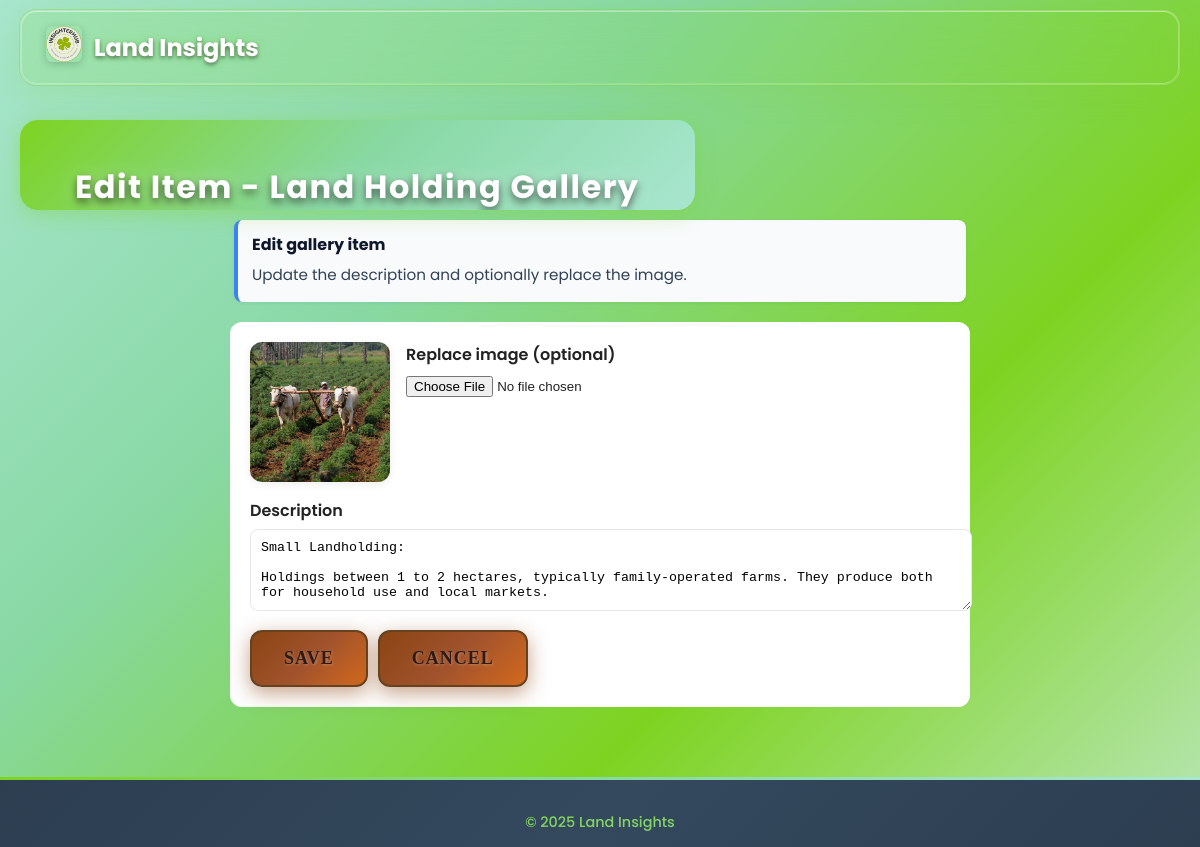
Page /holding/gallery/3/edit/ (signed in) on the committed database.
### core/models.py (models this page shows, shortened)
class GalleryItem(models.Model):
    CATEGORY_CHOICES = [
        ("holding", "Land Holding"),
        ("irrigation", "Irrigation"),
        ("cropping", "Cropping"),
    ]
    category = models.CharField(max_length=20, choices=CATEGORY_CHOICES)
    image = models.FileField(upload_to='gallery/')
    description = models.TextField(blank=True)
    created_at = models.DateTimeField(auto_now_add=True)

### core/views.py (the view, shortened to what this page needs)
# urls.py: path('<str:category>/gallery/<int:item_id>/edit/', gallery_edit, name='gallery_edit'),
@staff_member_required
@require_http_methods(["GET", "POST"])
def gallery_edit(request, category: str, item_id: int):
    if category not in CATEGORY_TO_TITLE:
        return redirect('index')
    try:
        item = GalleryItem.objects.get(id=item_id, category=category)
    except GalleryItem.DoesNotExist:
        return redirect('gallery', category=category)
    return render(request, 'gallery_edit.html', {
        'title': f"Edit Item - {CATEGORY_TO_TITLE[category]}",
        'category': category,
        'item': item,
    })

### core/templates/gallery_edit.html (shortened to what this page needs)
{% load static %}
<!DOCTYPE html>
<html lang="en">
<head>
  <link rel="stylesheet" href="{% static 'css/style.css' %}">
</head>
<body class="dashboard-theme">
  <nav class="navbar">
    <div class="navbar-left">
      <a href="/"><img src="{% static 'images/login.png' %}" alt="Logo" class="navbar-logo"></a>
      <h3>Land Insights</h3>
    </div>
  </nav>
  <h2>{{ title }}</h2>
  <div class="dashboard-container">
    <div class="note-card" style="max-width: 700px; margin-top: 10px;">
      <h4>Edit gallery item</h4>
      <p>Update the description and optionally replace the image.</p>
    </div>
    <form method="post" enctype="multipart/form-data" style="background:#fff; padding:20px; border-radius:12px; max-width:700px; margin: 20px auto;">
      <div style="display:flex; gap:16px; align-items:flex-start; margin-bottom: 16px;">
        <img src="{{ item.image.url }}" alt="Current Image" style="width:140px; height:140px; object-fit:cover; border-radius:12px; box-shadow:0 2px 8px rgba(0,0,0,0.08);">
        <div style="flex:1;">
          <label style="display:block; font-weight:600; margin-bottom:6px;">Replace image (optional)</label>
          <input type="file" name="image" accept="image/*">
        </div>
      </div>
      <div style="margin-bottom: 12px;">
        <label style="display:block; font-weight:600; margin-bottom:6px;">Description</label>
        <textarea name="description" rows="4" style="width:100%; padding:10px; border-radius:8px; border:1px solid #e5e7eb;">{{ item.description }}</textarea>
      </div>
      <div style="display:flex; gap:10px;">
        <button type="submit" class="map-toggle-btn">Save</button>
        <a href="/{{ category }}/gallery/" class="map-toggle-btn" style="text-decoration:none;">Cancel</a>
      </div>
    </form>
  </div>
  <footer class="simple-footer">
    <p>&copy; 2025 Land Insights</p>
  </footer>
</body>
</html>

### rows in the picture
GalleryItem: image (picture), description "Small Landholding: Holdings between 1 to 2 hectares, typically family-operated farms. They produce both for household use and local markets."

### other values in the picture
{{ title }} "Edit Item - Land Holding Gallery"
